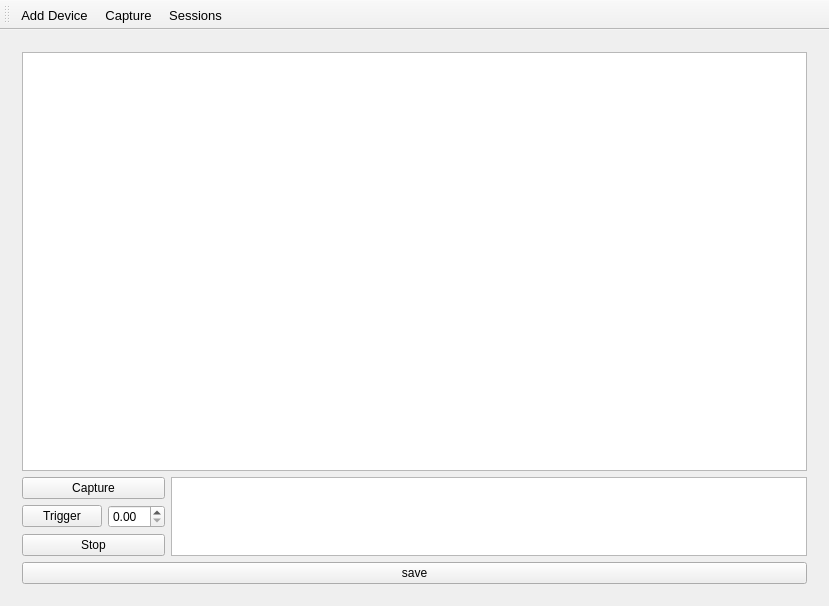
<?xml version="1.0" encoding="UTF-8"?>
<ui version="4.0">
 <class>MainWindow</class>
 <widget class="QMainWindow" name="MainWindow">
  <property name="geometry">
   <rect>
    <x>0</x>
    <y>0</y>
    <width>829</width>
    <height>606</height>
   </rect>
  </property>
  <property name="windowTitle">
   <string>MainWindow</string>
  </property>
  <widget class="QWidget" name="centralWidget">
   <layout class="QVBoxLayout" name="verticalLayout">
    <item>
     <widget class="QStackedWidget" name="pages">
      <property name="currentIndex">
       <number>0</number>
      </property>
      <widget class="QWidget" name="Capture">
       <layout class="QVBoxLayout" name="verticalLayout_2">
        <item>
         <widget class="QListWidget" name="sensorList"/>
        </item>
        <item>
         <layout class="QHBoxLayout" name="horizontalLayout">
          <property name="sizeConstraint">
           <enum>QLayout::SetMinimumSize</enum>
          </property>
          <item>
           <layout class="QGridLayout" name="gridLayout">
            <item row="0" column="0" colspan="2">
             <widget class="QPushButton" name="captureButton">
              <property name="text">
               <string>Capture</string>
              </property>
             </widget>
            </item>
            <item row="1" column="1">
             <widget class="QDoubleSpinBox" name="triggerTime"/>
            </item>
            <item row="1" column="0">
             <widget class="QPushButton" name="triggerButton">
              <property name="text">
               <string>Trigger</string>
              </property>
             </widget>
            </item>
            <item row="2" column="0" colspan="2">
             <widget class="QPushButton" name="stopButton">
              <property name="text">
               <string>Stop</string>
              </property>
             </widget>
            </item>
           </layout>
          </item>
          <item>
           <widget class="QTextEdit" name="description">
            <property name="sizePolicy">
             <sizepolicy hsizetype="MinimumExpanding" vsizetype="Ignored">
              <horstretch>0</horstretch>
              <verstretch>0</verstretch>
             </sizepolicy>
            </property>
            <property name="toolTip">
             <string>Description</string>
            </property>
            <property name="statusTip">
             <string/>
            </property>
           </widget>
          </item>
         </layout>
        </item>
        <item>
         <widget class="QPushButton" name="save">
          <property name="text">
           <string>save</string>
          </property>
         </widget>
        </item>
       </layout>
      </widget>
      <widget class="QWidget" name="Sessions"/>
     </widget>
    </item>
   </layout>
  </widget>
  <widget class="QToolBar" name="toolBar">
   <property name="font">
    <font>
     <pointsize>10</pointsize>
     <italic>false</italic>
     <underline>false</underline>
     <strikeout>false</strikeout>
    </font>
   </property>
   <property name="windowTitle">
    <string>toolBar</string>
   </property>
   <property name="accessibleDescription">
    <string/>
   </property>
   <property name="autoFillBackground">
    <bool>false</bool>
   </property>
   <property name="iconSize">
    <size>
     <width>32</width>
     <height>32</height>
    </size>
   </property>
   <property name="toolButtonStyle">
    <enum>Qt::ToolButtonTextUnderIcon</enum>
   </property>
   <attribute name="toolBarArea">
    <enum>TopToolBarArea</enum>
   </attribute>
   <attribute name="toolBarBreak">
    <bool>false</bool>
   </attribute>
   <addaction name="actionAddDevice"/>
   <addaction name="actionCapture"/>
   <addaction name="actionSessions"/>
  </widget>
  <action name="actionAddDevice">
   <property name="icon">
    <iconset resource="../qml.qrc">
     <normaloff>:/icons/plus-solid.svg</normaloff>:/icons/plus-solid.svg</iconset>
   </property>
   <property name="text">
    <string>Add Device</string>
   </property>
   <property name="iconText">
    <string>Add Device</string>
   </property>
   <property name="toolTip">
    <string>Add Device</string>
   </property>
   <property name="shortcut">
    <string>Ctrl+A</string>
   </property>
  </action>
  <action name="actionExit">
   <property name="text">
    <string>E&amp;xit</string>
   </property>
   <property name="toolTip">
    <string>Quit the application</string>
   </property>
   <property name="shortcut">
    <string>Ctrl+Q</string>
   </property>
  </action>
  <action name="actionSessions">
   <property name="icon">
    <iconset resource="../qml.qrc">
     <normaloff>:/icons/history-solid.svg</normaloff>:/icons/history-solid.svg</iconset>
   </property>
   <property name="text">
    <string>Sessions</string>
   </property>
  </action>
  <action name="actionCapture">
   <property name="icon">
    <iconset resource="../qml.qrc">
     <normaloff>:/icons/download-solid.svg</normaloff>:/icons/download-solid.svg</iconset>
   </property>
   <property name="text">
    <string>Capture</string>
   </property>
  </action>
 </widget>
 <layoutdefault spacing="6" margin="11"/>
 <resources>
  <include location="../qml.qrc"/>
 </resources>
 <connections>
  <connection>
   <sender>actionExit</sender>
   <signal>triggered()</signal>
   <receiver>MainWindow</receiver>
   <slot>close()</slot>
   <hints>
    <hint type="sourcelabel">
     <x>-1</x>
     <y>-1</y>
    </hint>
    <hint type="destinationlabel">
     <x>199</x>
     <y>149</y>
    </hint>
   </hints>
  </connection>
 </connections>
</ui>
